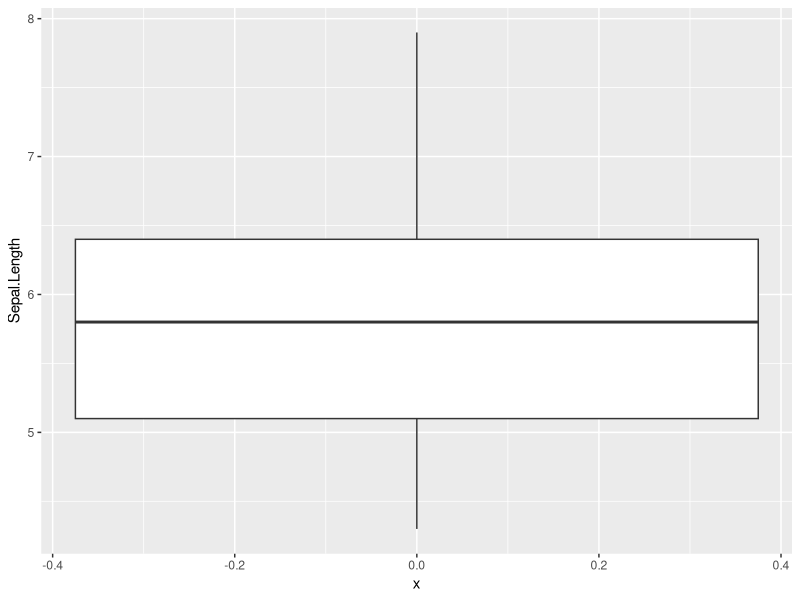
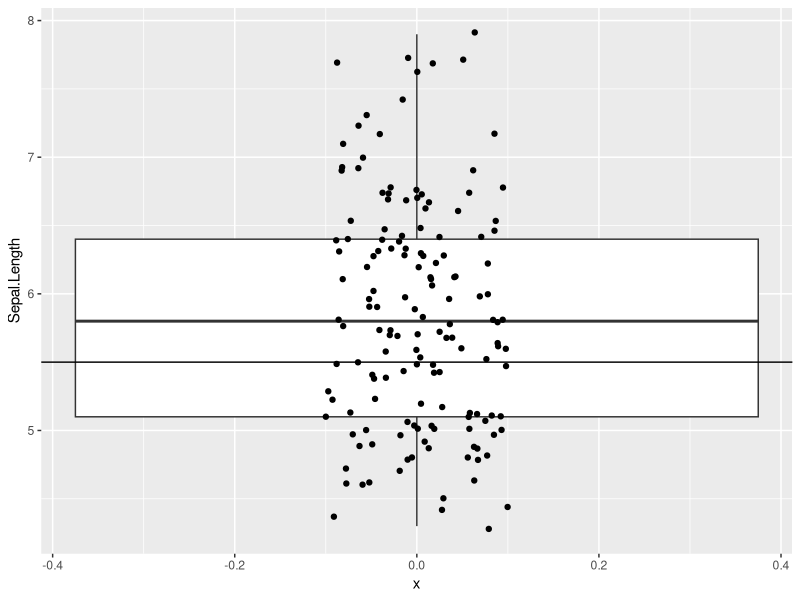
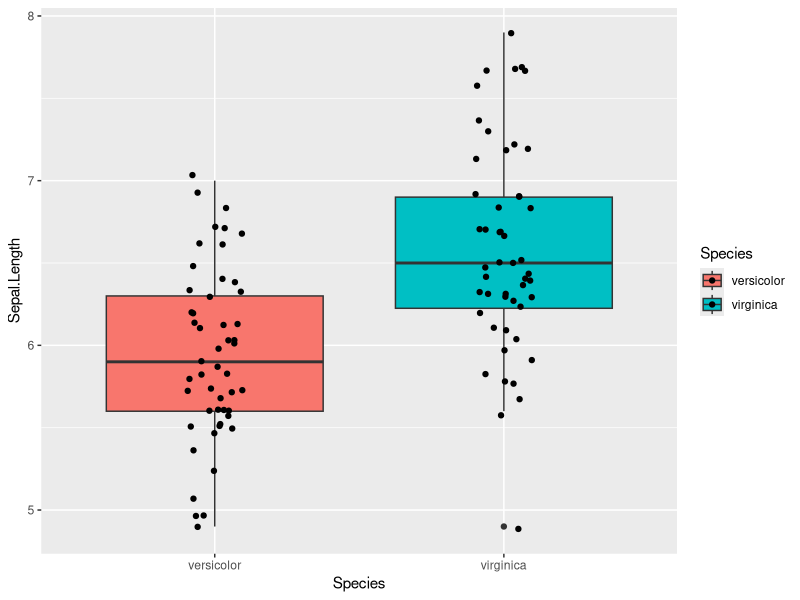
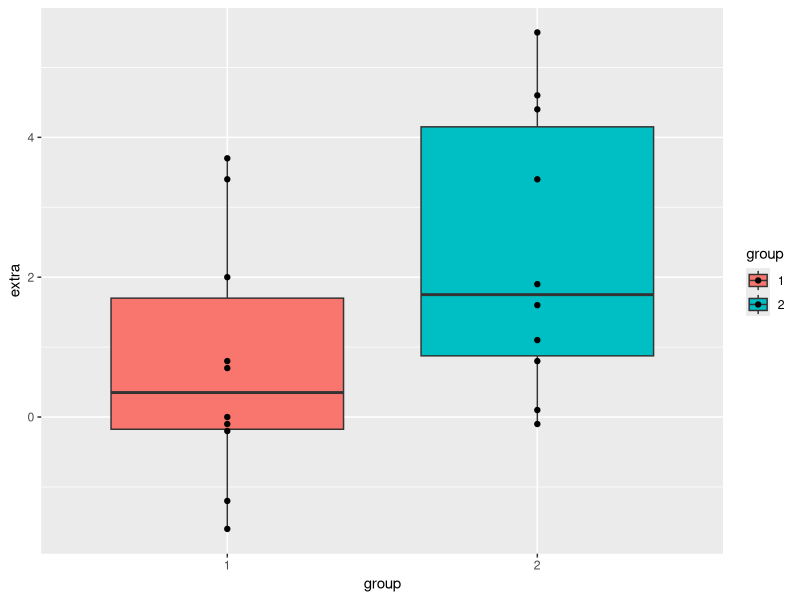
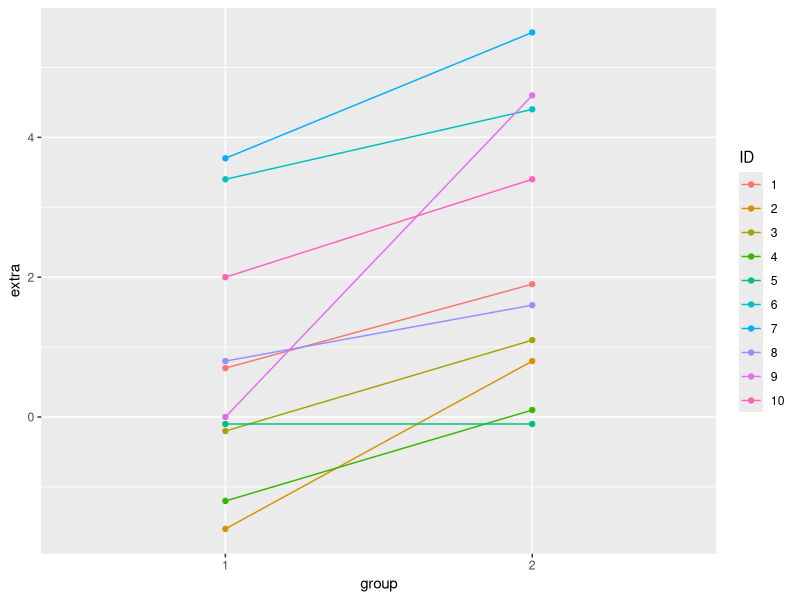
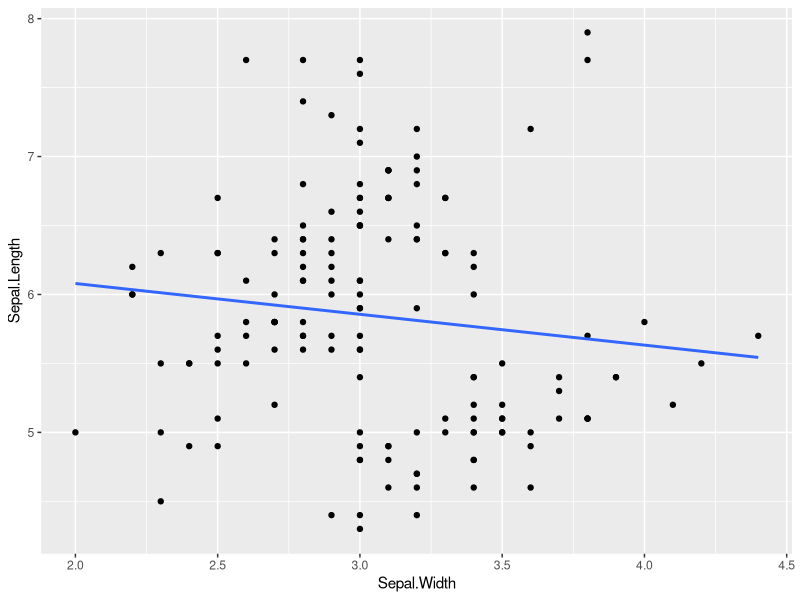

Recreate these plots in R, in order.
## ---- chunk 1
install.packages("tidyverse")
install.packages("viridis")
install.packages("broom")
## ---- chunk 2
# load libraries
library(tidyverse)
library(viridis)
library(broom)
## ---- chunk 3
ggplot(iris, aes(x =0 , y=Sepal.Length)) +
  geom_boxplot()
## ---- chunk 4
iris$Sepal.Length

### significant result
t.test(iris$Sepal.Length, mu = 10)

### non-significant result
t.test(iris$Sepal.Length, mu = 5.8)
## ---- chunk 5
ggplot(iris, aes(x=0 , y=Sepal.Length)) +
  geom_boxplot() +
  geom_jitter(width = 0.1) +
  geom_hline(yintercept = 5.5 ) #, color='red', linewidth = 2, linetype = 'dashed')
## ---- chunk 6
t.test(iris$Sepal.Length, mu = 5)

# tidy()
# Gets the result of the test
t.test(iris$Sepal.Length, mu = 5) %>% tidy()

# glance()
# Gets the model parameters; frequently some of the columns will be the same as
# the ones you get with tidy(). With t.test() tidy() and glance() actually 
# return exactly the same results.
t.test(iris$Sepal.Length, mu = 5) %>% glance()
## ---- chunk 7
# How to pipe into t.test
iris %>% 
# filter out one species, because we can only test two groups
  filter(Species != 'setosa') %>%
# Syntax is numeric variable ~ grouping variable
# Need to use . when piping; this tells t.test() that the table is being piped in
  t.test(Sepal.Length ~ Species, data = .)

### with tidy()
iris %>% 
  filter(Species != 'setosa') %>%
  t.test(Sepal.Length ~ Species, data = .) %>%
  tidy()
## ---- chunk 8
iris %>% 
  filter(Species != 'setosa') %>% 
ggplot(aes(x = Species , y=Sepal.Length, fill = Species)) +
  geom_boxplot() +
  geom_jitter(width = 0.1)
## ---- chunk 9
vector_1 <- iris %>% 
  filter(Species=="versicolor") %>% 
  select(Sepal.Length)

vector_2 <- iris %>% 
  filter(Species=="virginica") %>% 
  select(Sepal.Length)

vector_1
vector_2
## ---- chunk 10
t.test(vector_1, vector_2)
## ---- chunk 11
# iris$Sepal.Length

# iris$Species == "versicolor"

# iris[iris$Species=="versicolor",]

iris[iris$Species=="versicolor",]$Sepal.Length

iris[iris$Species=="virginica",]$Sepal.Length
## ---- chunk 12
vector_1 <-  iris[iris$Species=="versicolor",]$Sepal.Length

vector_2 <-  iris[iris$Species=="virginica",]$Sepal.Length

vector_1

vector_2


t.test(vector_1, vector_2)
## ---- chunk 13
sleep %>% 
  ggplot(aes(x = group, y = extra, fill=group)) +
  geom_boxplot() +
  geom_point() #+
  #geom_line(aes(group = ID))

sleep %>% 
  ggplot(aes(x = group, y = extra, colour = ID)) +
  geom_point() +
  geom_line(aes(group = ID))
## ---- chunk 14
## Paired t-test
## The sleep data is actually paired, so could have been in wide format:
sleep_wide <- pivot_wider(sleep, names_from = group, values_from = "extra") #%>% 

sleep_wide <- sleep_wide %>% 
  rename(time_1 = "1",
         time_2 = "2")
## ---- chunk 15
# on long data()
t.test(data = sleep, extra ~ group)

# wide data
t.test(sleep_wide$time_1, sleep_wide$time_2)
## ---- chunk 16
# wide data
t.test(sleep_wide$time_1, sleep_wide$time_2, paired = TRUE)
## ---- chunk 17
# wide data
t.test(Pair(time_1,time_2) ~ 1, data=sleep_wide)
## ---- chunk 18
mtcars
## ---- chunk 19
chisq.test(mtcars$carb, mtcars$cyl)
## ---- chunk 20
chisq.test(mtcars$carb, mtcars$cyl) %>% tidy() 

chisq.test(mtcars$carb, mtcars$cyl) %>% glance()

chisq.test(mtcars$carb, mtcars$cyl) %>% augment()
## ---- chunk 21
chickwts
chickwts %>% distinct(feed)
## ---- chunk 22
aov(weight ~ feed, data = chickwts)

aov(weight ~ feed, data = chickwts) %>% summary()
## ---- chunk 23
aov(weight ~ feed, data = chickwts) %>% tidy()

aov(weight ~ feed, data = chickwts) %>% glance()

aov(weight ~ feed, data = chickwts) %>% augment()
## ---- chunk 24
aov(weight ~ feed, data = chickwts) %>% summary()
print('---')
aov(weight ~ feed, data = chickwts) %>% TukeyHSD()
## ---- chunk 25
aov(weight ~ feed, data = chickwts) %>% TukeyHSD() %>% tidy()

# aov(weight ~ feed, data = chickwts) %>% TukeyHSD() %>% glance()

# aov(weight ~ feed, data = chickwts) %>% TukeyHSD() %>% augment()
## ---- chunk 26
ggplot(iris, aes(x = Sepal.Width, y = Sepal.Length)) +
  geom_point() +
  geom_smooth(method = 'lm', se = F)
## ---- chunk 27
### y ~ x
lm(Sepal.Length ~ Sepal.Width, data = iris) %>% summary()

lm(Sepal.Width ~ Sepal.Length, data = iris) %>% summary()
## ---- chunk 28
lm(Sepal.Length ~ Sepal.Width, data = iris) %>% tidy()

lm(Sepal.Length ~ Sepal.Width, data = iris) %>% glance()

lm(Sepal.Length ~ Sepal.Width, data = iris) %>% augment(iris)
